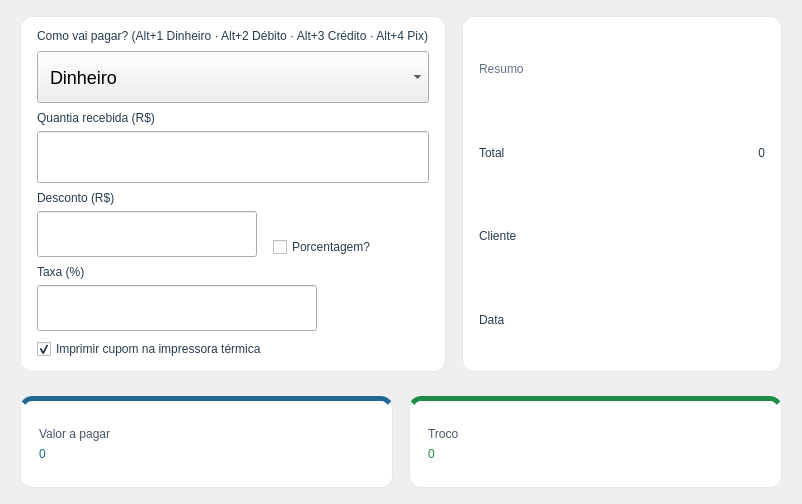
     <widget class="QWidget" name="page_Pagamento">
      <layout class="QVBoxLayout" name="hl_p2">
       <property name="spacing">
        <number>24</number>
       </property>
       <property name="leftMargin">
        <number>20</number>
       </property>
       <property name="topMargin">
        <number>16</number>
       </property>
       <property name="rightMargin">
        <number>20</number>
       </property>
       <property name="bottomMargin">
        <number>16</number>
       </property>
       <item>
        <layout class="QHBoxLayout" name="hl_pagar_resumo">
         <property name="spacing">
          <number>16</number>
         </property>
       <item>
        <widget class="QFrame" name="frame_Campos">
         <property name="styleSheet">
          <string notr="true">QFrame#frame_Campos { background-color: white; border: 1px solid #e2e8f0; border-radius: 12px; }
QLabel { background-color: transparent; border: none; }</string>
         </property>
         <layout class="QVBoxLayout" name="vl_p2_form">
          <property name="spacing"><number>8</number></property>
          <property name="leftMargin"><number>16</number></property>
          <property name="topMargin"><number>12</number></property>
          <property name="rightMargin"><number>16</number></property>
          <property name="bottomMargin"><number>12</number></property>
          <item>
           <widget class="QLabel" name="lbl_pag_titulo">
            <property name="styleSheet">
             <string notr="true">font: 700 16pt &quot;Ubuntu&quot;; color: rgb(40,60,80);</string>
            </property>
            <property name="text">
             <string>Como vai pagar? (Alt+1 Dinheiro · Alt+2 Débito · Alt+3 Crédito · Alt+4 Pix)</string>
            </property>
           </widget>
          </item>
          <item>
           <widget class="QComboBox" name="CBox_FormaPagamento">
            <property name="minimumSize">
             <size><width>0</width><height>52</height></size>
            </property>
            <property name="styleSheet">
             <string notr="true">QComboBox { font-size: 18px; padding: 8px 12px; }
QComboBox QAbstractItemView { font-size: 18px; }</string>
            </property>
            <item>
             <property name="text"><string>Dinheiro</string></property>
             <property name="icon">
              <iconset resource="../Imagens/recursosImg.qrc">
               <normaloff>:/QEstoqueLOja/taxes-finances.svg</normaloff>:/QEstoqueLOja/taxes-finances.svg</iconset>
             </property>
            </item>
            <item>
             <property name="text"><string>Não Sei</string></property>
             <property name="icon">
              <iconset resource="../Imagens/recursosImg.qrc">
               <normaloff>:/QEstoqueLOja/question.svg</normaloff>:/QEstoqueLOja/question.svg</iconset>
             </property>
            </item>
            <item>
             <property name="text"><string>Crédito</string></property>
             <property name="icon">
              <iconset resource="../Imagens/recursosImg.qrc">
               <normaloff>:/QEstoqueLOja/view-financial-account-credit-card.svg</normaloff>:/QEstoqueLOja/view-financial-account-credit-card.svg</iconset>
             </property>
            </item>
            <item>
             <property name="text"><string>Débito</string></property>
             <property name="icon">
              <iconset resource="../Imagens/recursosImg.qrc">
               <normaloff>:/QEstoqueLOja/view-financial-transfer-reconciled.svg</normaloff>:/QEstoqueLOja/view-financial-transfer-reconciled.svg</iconset>
             </property>
            </item>
            <item>
             <property name="text"><string>Pix</string></property>
             <property name="icon">
              <iconset resource="../Imagens/recursosImg.qrc">
               <normaloff>:/QEstoqueLOja/view-financial-account-liability.svg</normaloff>:/QEstoqueLOja/view-financial-account-liability.svg</iconset>
             </property>
            </item>
            <item>
             <property name="text"><string>Prazo</string></property>
             <property name="icon">
              <iconset resource="../Imagens/recursosImg.qrc">
               <normaloff>:/QEstoqueLOja/appointment-soon-symbolic.svg</normaloff>:/QEstoqueLOja/appointment-soon-symbolic.svg</iconset>
             </property>
            </item>
           </widget>
          </item>
          <item>
           <widget class="QWidget" name="frame_Recebido">
            <layout class="QVBoxLayout" name="vl_recebido">
             <property name="spacing"><number>6</number></property>
             <property name="leftMargin"><number>0</number></property>
             <property name="topMargin"><number>0</number></property>
             <property name="rightMargin"><number>0</number></property>
             <property name="bottomMargin"><number>0</number></property>
             <item>
              <widget class="QLabel" name="label_2">
               <property name="styleSheet">
                <string notr="true">font: 700 15pt &quot;Ubuntu&quot;; color: rgb(40,60,80);</string>
               </property>
               <property name="text"><string>Quantia recebida (R$)</string></property>
              </widget>
             </item>
             <item>
              <widget class="CustomLineEdit" name="Ledit_Recebido">
               <property name="minimumSize">
                <size><width>0</width><height>52</height></size>
               </property>
               <property name="styleSheet">
                <string notr="true">font-size: 22px; padding: 8px 12px;</string>
               </property>
              </widget>
             </item>
            </layout>
           </widget>
          </item>
          <item>
           <layout class="QHBoxLayout" name="hl_desconto">
            <property name="spacing"><number>16</number></property>
            <item>
             <layout class="QVBoxLayout" name="vl_desconto">
              <property name="spacing"><number>6</number></property>
              <item>
               <widget class="QLabel" name="lbl_desconto">
                <property name="styleSheet">
                 <string notr="true">font: 700 15pt &quot;Ubuntu&quot;; color: rgb(40,60,80);</string>
                </property>
                <property name="text"><string>Desconto (R$)</string></property>
               </widget>
              </item>
              <item>
               <widget class="CustomLineEdit" name="Ledit_Desconto">
                <property name="minimumSize">
                 <size><width>220</width><height>46</height></size>
                </property>
                <property name="maximumSize">
                 <size><width>280</width><height>46</height></size>
                </property>
                <property name="styleSheet">
                 <string notr="true">font-size: 18px; padding: 6px 10px;</string>
                </property>
               </widget>
              </item>
             </layout>
            </item>
            <item alignment="Qt::AlignmentFlag::AlignBottom">
             <widget class="QCheckBox" name="CheckPorcentagem">
              <property name="styleSheet">
               <string notr="true">font: 700 15pt &quot;Ubuntu&quot;; color: rgb(40,60,80);</string>
              </property>
              <property name="text"><string>Porcentagem?</string></property>
             </widget>
            </item>
            <item>
             <spacer>
              <property name="orientation">
               <enum>Qt::Orientation::Horizontal</enum>
              </property>
              <property name="sizeHint" stdset="0">
               <size><width>40</width><height>20</height></size>
              </property>
             </spacer>
            </item>
           </layout>
          </item>
          <item>
           <widget class="QWidget" name="frame_Taxa">
            <property name="maximumSize">
             <size><width>280</width><height>16777215</height></size>
            </property>
            <layout class="QVBoxLayout" name="vl_taxa">
             <property name="spacing"><number>6</number></property>
             <property name="leftMargin"><number>0</number></property>
             <property name="topMargin"><number>0</number></property>
             <property name="rightMargin"><number>0</number></property>
             <property name="bottomMargin"><number>0</number></property>
             <item>
              <widget class="QLabel" name="lbl_taxa">
               <property name="styleSheet">
                <string notr="true">font: 700 15pt &quot;Ubuntu&quot;; color: rgb(40,60,80);</string>
               </property>
               <property name="text"><string>Taxa (%)</string></property>
              </widget>
             </item>
             <item>
              <widget class="CustomLineEdit" name="Ledit_Taxa">
               <property name="minimumSize">
                <size><width>0</width><height>46</height></size>
               </property>
               <property name="styleSheet">
                <string notr="true">font-size: 18px; padding: 6px 10px;</string>
               </property>
              </widget>
             </item>
            </layout>
           </widget>
          </item>
          <item>
           <widget class="QCheckBox" name="CheckImprimirCupomPag">
            <property name="toolTip">
             <string>Imprime o cupom na impressora térmica ao confirmar a venda</string>
            </property>
            <property name="styleSheet">
             <string notr="true">font: 700 15pt &quot;Ubuntu&quot;; color: rgb(40,60,80);</string>
            </property>
            <property name="text">
             <string>Imprimir cupom na impressora térmica</string>
            </property>
            <property name="checked"><bool>true</bool></property>
            <property name="icon">
             <iconset resource="../Imagens/recursosImg.qrc">
              <normaloff>:/QEstoqueLOja/document-print.svg</normaloff>:/QEstoqueLOja/document-print.svg</iconset>
            </property>
           </widget>
          </item>
         </layout>
        </widget>
       </item>
         <item >
          <widget class="QFrame" name="frame_Resumo">
           <property name="sizePolicy">
            <sizepolicy hsizetype="Preferred" vsizetype="Expanding">
             <horstretch>0</horstretch>
             <verstretch>0</verstretch>
            </sizepolicy>
           </property>
           <property name="minimumSize">
            <size>
             <width>320</width>
             <height>0</height>
            </size>
           </property>
           <property name="maximumSize">
            <size>
             <width>360</width>
             <height>16777215</height>
            </size>
           </property>
           <property name="styleSheet">
            <string notr="true">QFrame#frame_Resumo { background-color: white; border: 1px solid #e2e8f0; border-radius: 12px; }
QLabel { background-color: transparent; border: none; font: 700 14pt &quot;Ubuntu&quot;; color: rgb(40,60,80); }</string>
           </property>
           <property name="frameShape">
            <enum>QFrame::Shape::StyledPanel</enum>
           </property>
           <layout class="QVBoxLayout" name="vl_p2_right">
            <property name="spacing"><number>8</number></property>
            <property name="leftMargin"><number>16</number></property>
            <property name="topMargin"><number>14</number></property>
            <property name="rightMargin"><number>16</number></property>
            <property name="bottomMargin"><number>14</number></property>
            <item>
             <widget class="QLabel" name="lbl_resumo_titulo">
              <property name="styleSheet">
               <string notr="true">font: 700 13pt &quot;Ubuntu&quot;; color: rgb(100,116,139);</string>
              </property>
              <property name="text"><string>Resumo</string></property>
             </widget>
            </item>
            <item>
             <layout class="QHBoxLayout">
              <item>
               <widget class="QLabel" name="lbl_res_total">
                <property name="text"><string>Total</string></property>
               </widget>
              </item>
              <item>
               <widget class="QLabel" name="Lbl_ResumoTotal">
                <property name="alignment">
                 <set>Qt::AlignmentFlag::AlignRight|Qt::AlignmentFlag::AlignVCenter</set>
                </property>
                <property name="text"><string>0</string></property>
               </widget>
              </item>
             </layout>
            </item>
            <item>
             <layout class="QHBoxLayout">
              <item>
               <widget class="QLabel" name="lbl_res_cliente">
                <property name="text"><string>Cliente</string></property>
               </widget>
              </item>
              <item>
               <widget class="QLabel" name="Lbl_ResumoCliente">
                <property name="alignment">
                 <set>Qt::AlignmentFlag::AlignRight|Qt::AlignmentFlag::AlignVCenter</set>
                </property>
                <property name="text"><string/></property>
               </widget>
              </item>
             </layout>
            </item>
            <item>
             <layout class="QHBoxLayout">
              <item>
               <widget class="QLabel" name="lbl_res_data">
                <property name="text"><string>Data</string></property>
               </widget>
              </item>
              <item>
               <widget class="QLabel" name="Lbl_ResumoData">
                <property name="alignment">
                 <set>Qt::AlignmentFlag::AlignRight|Qt::AlignmentFlag::AlignVCenter</set>
                </property>
                <property name="text"><string/></property>
               </widget>
              </item>
             </layout>
            </item>
           </layout>
          </widget>
         </item>
        </layout>
       </item>
       <item>
        <layout class="QHBoxLayout" name="hl_valores">
         <property name="spacing">
          <number>16</number>
         </property>
         <item>
          <widget class="QFrame" name="frame_Pagar">
           <property name="sizePolicy">
            <sizepolicy hsizetype="Expanding" vsizetype="Preferred">
             <horstretch>1</horstretch>
             <verstretch>0</verstretch>
            </sizepolicy>
           </property>
           <property name="minimumSize">
            <size>
             <width>220</width>
             <height>92</height>
            </size>
           </property>
           <property name="styleSheet">
            <string notr="true">QFrame#frame_Pagar { background-color: white; border: 1px solid #e2e8f0; border-top: 5px solid rgb(33,105,149); border-radius: 12px; }
QLabel { background-color: transparent; border: none; }</string>
           </property>
           <layout class="QVBoxLayout" name="vl_valor_final">
            <property name="leftMargin"><number>18</number></property>
            <property name="topMargin"><number>8</number></property>
            <property name="rightMargin"><number>18</number></property>
            <property name="bottomMargin"><number>8</number></property>
            <item>
             <spacer>
              <property name="orientation">
               <enum>Qt::Orientation::Vertical</enum>
              </property>
              <property name="sizeHint" stdset="0">
               <size><width>20</width><height>10</height></size>
              </property>
             </spacer>
            </item>
            <item>
             <widget class="QLabel" name="lbl_valor_final">
              <property name="styleSheet">
               <string notr="true">font: 700 18pt &quot;Ubuntu&quot;; color: rgb(71,85,105);</string>
              </property>
              <property name="text">
               <string>Valor a pagar</string>
              </property>
             </widget>
            </item>
            <item>
             <widget class="QLabel" name="Lbl_TotalTaxa">
              <property name="styleSheet">
               <string notr="true">font: 700 72pt &quot;Ubuntu&quot;; color: rgb(33,105,149);</string>
              </property>
              <property name="text">
               <string>0</string>
              </property>
             </widget>
            </item>
            <item>
             <spacer>
              <property name="orientation">
               <enum>Qt::Orientation::Vertical</enum>
              </property>
              <property name="sizeHint" stdset="0">
               <size><width>20</width><height>10</height></size>
              </property>
             </spacer>
            </item>
           </layout>
          </widget>
         </item>
         <item>
          <widget class="QFrame" name="frame_Troco">
           <property name="sizePolicy">
            <sizepolicy hsizetype="Expanding" vsizetype="Preferred">
             <horstretch>1</horstretch>
             <verstretch>0</verstretch>
            </sizepolicy>
           </property>
           <property name="minimumSize">
            <size>
             <width>220</width>
             <height>92</height>
            </size>
           </property>
           <property name="styleSheet">
            <string notr="true">QFrame#frame_Troco { background-color: white; border: 1px solid #e2e8f0; border-top: 5px solid rgb(30,140,70); border-radius: 12px; }
QLabel { background-color: transparent; border: none; }</string>
           </property>
           <layout class="QVBoxLayout" name="vl_troco">
            <property name="leftMargin"><number>18</number></property>
            <property name="topMargin"><number>8</number></property>
            <property name="rightMargin"><number>18</number></property>
            <property name="bottomMargin"><number>8</number></property>
            <item>
             <spacer>
              <property name="orientation">
               <enum>Qt::Orientation::Vertical</enum>
              </property>
              <property name="sizeHint" stdset="0">
               <size><width>20</width><height>10</height></size>
              </property>
             </spacer>
            </item>
            <item>
             <widget class="QLabel" name="label_3">
              <property name="styleSheet">
               <string notr="true">font: 700 18pt &quot;Ubuntu&quot;; color: rgb(71,85,105);</string>
              </property>
              <property name="text">
               <string>Troco</string>
              </property>
             </widget>
            </item>
            <item>
             <widget class="QLabel" name="Lbl_Troco">
              <property name="styleSheet">
               <string notr="true">font: 700 72pt &quot;Ubuntu&quot;; color: rgb(30,140,70);</string>
              </property>
              <property name="text">
               <string>0</string>
              </property>
             </widget>
            </item>
            <item>
             <spacer>
              <property name="orientation">
               <enum>Qt::Orientation::Vertical</enum>
              </property>
              <property name="sizeHint" stdset="0">
               <size><width>20</width><height>10</height></size>
              </property>
             </spacer>
            </item>
           </layout>
          </widget>
         </item>
        </layout>
       </item>
      </layout>
     </widget>
